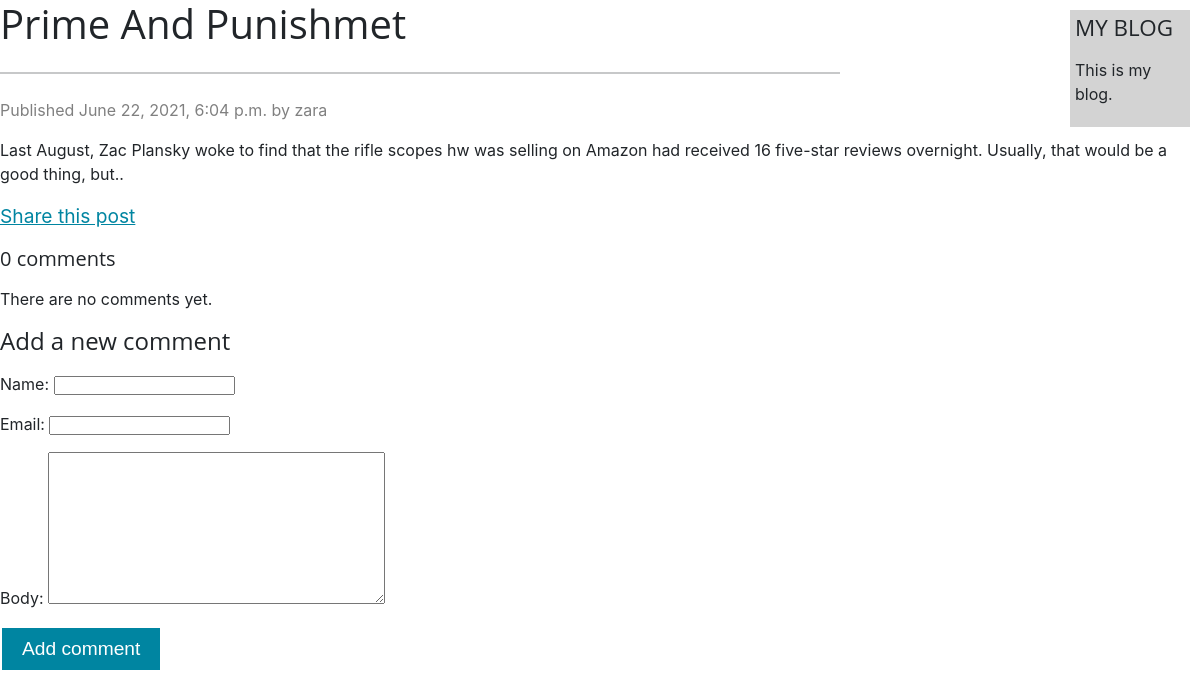
Page /b/2021/6/22/prime-and-punishmet/ on the committed database.
### b/models.py (models this page shows, shortened)
class Post(models.Model):
    objects = models.Manager()  # The default manager.
    published = PublishedManager()  # Our custom manager.
    STATUS_CHOICES = (
        ('draft', 'Draft'),
        ('published', 'Published'),
    )
    title = models.CharField(max_length=250)
    slug = models.SlugField(max_length=250,
                            unique_for_date='publish')
    author = models.ForeignKey(User, on_delete=models.CASCADE,
                               related_name='blog_posts')
    body = models.TextField()
    publish = models.DateTimeField(default=timezone.now)
    created = models.DateTimeField(auto_now_add=True)
    updated = models.DateTimeField(auto_now=True)
    status = models.CharField(max_length=10,
                              choices=STATUS_CHOICES,
                              default='draft')
    class Meta:
        ordering = ('-publish',)

### b/views.py (the view)
def post_detail(request, year, month, day, post):
    post = get_object_or_404(Post, slug=post,
                             status='published',
                             publish__year=year,
                             publish__month=month,
                             publish__day=day)
    comments = post.comments.filter(active=True)
    new_comment = None
    if request.method == 'POST':
        comment_form = CommentForm(data=request.POST)
        if comment_form.is_valid():
            new_comment = comment_form.save(commit=False)
            new_comment.post = post
            new_comment.save()
    else:
        comment_form = CommentForm()
    return render(request, 'post/detail.html',
                  {'post': post,
                   'comments': comments,
                   'new_comment': new_comment,
                   'comment_form': comment_form})

### b/forms.py
class CommentForm(forms.ModelForm):
    class Meta:
        model = Comment
        fields = ('name', 'email', 'body')

### b/templates/post/detail.html (shortened to what this page needs)
{% extends "b/base.html" %}
{{%	block	content	%}
	<h1 class="title">{{ post.title	}}</h1>
	<hr class="my-4">
	<p class="date">
	    Published {{ post.publish }} by	{{ post.author }}
	</p>
	<p class="subheading">{{ post.body|linebreaks }}</p>
    <p>
	    <a href = "{% url 'b:post_share' post.id %}" class="share">
			Share this post
		</a>
    </p>
	{% with comments.count as total_comments %}
		<h5>{{ total_comments }} comment{{ total_comments|pluralize }}</h5>
	{% endwith %}
	{% for comment in comments %}
		<div class="comment">
			<p class="info">
				Comment {{ forloop.counter }} by {{ comment.name }}
				{{ comment.created }}
			</p>
			{{ comment.body|linebreaks }}
		</div>
	{% empty %}
		<p> There are no comments yet.</p>
	{% endfor %}
	{% if new_comment %}
		<h2>Your comment has been added.</h2>
	{% else %}
		<h4>Add a new comment</h4>
		<form action="." method="post" class="form">
			{{ comment_form.as_p }}
			<p ><input type="submit" value="Add comment"></p>
		</form>
	{% endif %}
{% endblock %}

### b/static/css/b.css (style rules this page uses)
*, *::before, *::after { box-sizing: border-box; }
* { margin: 0; padding: 0; text-decoration: none; }
body { margin: 0; font-family: "Lora", -apple-system, BlinkMacSystemFont, "Segoe UI", Roboto, "Helvetica Neue", Arial, sans-serif, "Apple Color Emoji", "Segoe UI Emoji", "Segoe UI Symbol", "Noto Color Emoji"; font-size: 1rem; font-weight: 400; line-height: 1.5; color: #212529; background-color: #fff; -webkit-text-size-adjust: 100%; -webkit-tap-highlight-color: rgba(0, 0, 0, 0); }
hr { margin: 1rem 0; color: inherit; background-color: currentColor; border: 0; opacity: 0.25; }
hr:not([size]) { height: 2px; width: 70% }
h6, .h6, h5, .h5, h4, .h4, h3, .h3, h2, .h2, h1, .h1 { margin-top: 0; margin-bottom: 0.5rem; font-family: "Open Sans", -apple-system, BlinkMacSystemFont, "Segoe UI", Roboto, "Helvetica Neue", Arial, sans-serif, "Apple Color Emoji", "Segoe UI Emoji", "Segoe UI Symbol", "Noto Color Emoji"; font-weight: 500; line-height: 1.2; }
h1, .h1 { font-size: calc(1.375rem + 1.5vw); }
@media (min-width: 1200px) { h1, .h1 { font-size: 2.5rem; } }
h4, .h4 { font-size: calc(1.275rem + 0.3vw); }
@media (min-width: 1200px) { h4, .h4 { font-size: 1.5rem; } }
h5, .h5 { font-size: 1.25rem; }
p { margin-top: 0; margin-bottom: 1rem; }
.subheading { font-size: 1.2rem; }
a { color: #0085A1; text-decoration: none; }
.share { font-size: 1.2rem; }
.my-4 { margin-top: 1.5rem !important; margin-bottom: 1.5rem !important; }
hr { color: inherit; margin: 1rem 0px; border-width: 0px; border-style: initial; border-color: initial; border-image: initial; }
p { margin: 1rem 0; }
p a { text-decoration: underline; }
.date { color: gray; }
input[type=submit] { background-color: #0085A1; border: none; color: white; font-size: 1.2rem; padding: 10px 20px; text-decoration: none; margin: 4px 2px; cursor: pointer; }
@media only screen and (max-width: 1200px) { input[type=submit] { font-size: 1.2rem; padding: 10px 20px; margin: 2px 2px; } }

### rows in the picture
Post: publish "June 22, 2021, 6:04 p.m.", author "zara", body "Last August, Zac Plansky woke to find that the rifle scopes hw was selling on Amazon had received 16 five-star reviews overnight. Usually, that would be a good thing, but.."

### other values in the picture
{{ total_comments }} "0"
